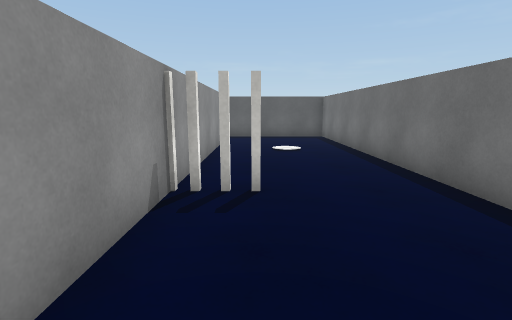
view 1 (above)

16 first-person views from a walk through a Unity game level. The camera is 1.3 m above the floor, tilts 10° down and sees 85° across. Doors are open. The floor is counted in squares, 1 m on a side. Each view is taken from the middle of a square. On the plan, view 1 faces up. The plan holds only what a view shows up to about 13 squares ahead; the rest is blank. The player is left out. Surface patterns are stand-ins for the level's own textures.

view 2
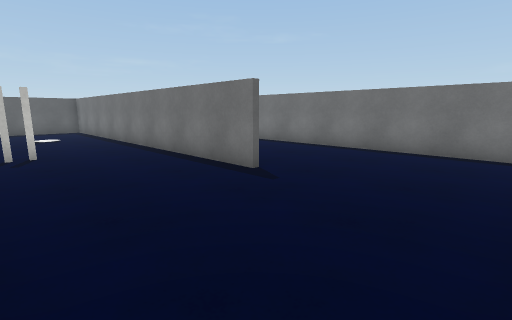

view 3
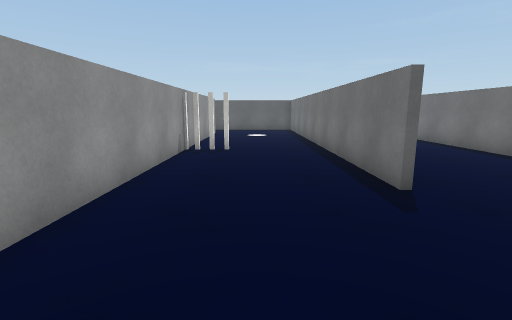

view 4
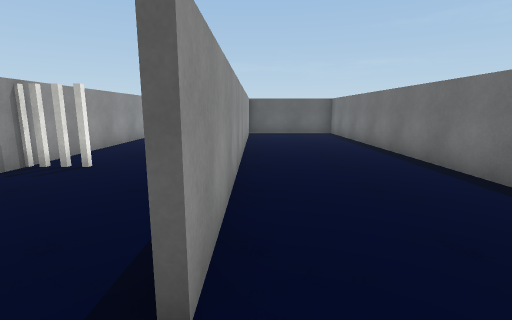

view 5
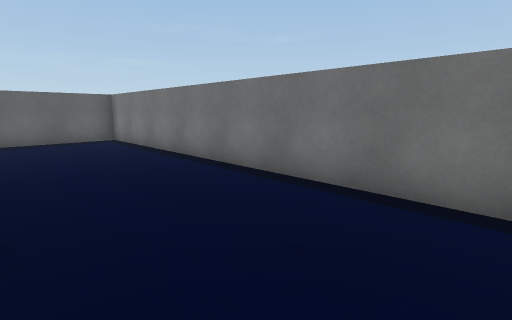

view 6
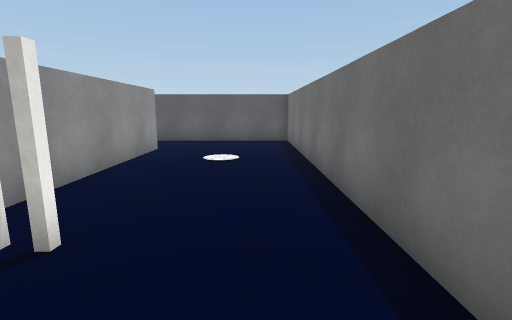

view 7
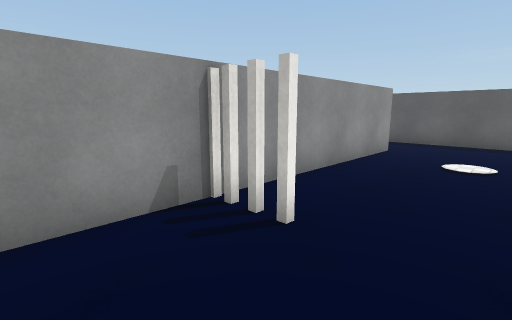

view 8
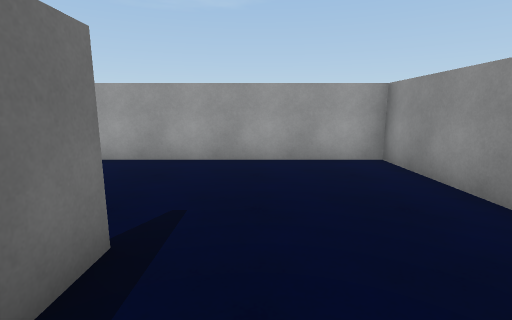

view 9
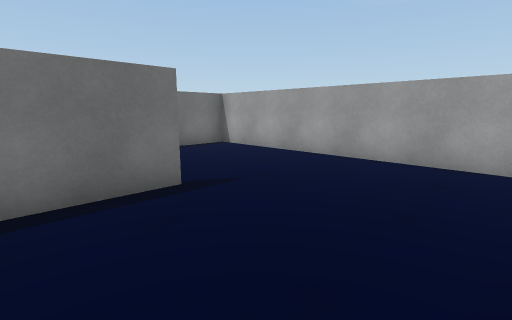

view 10
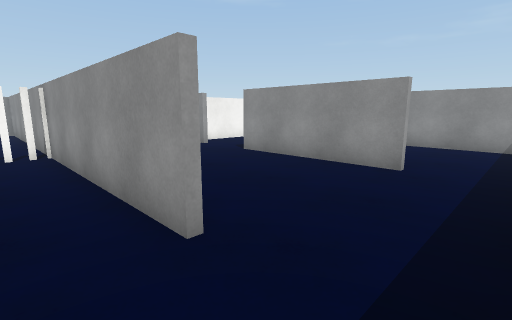

view 11
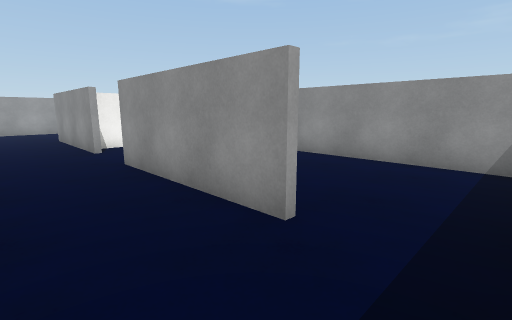

view 12
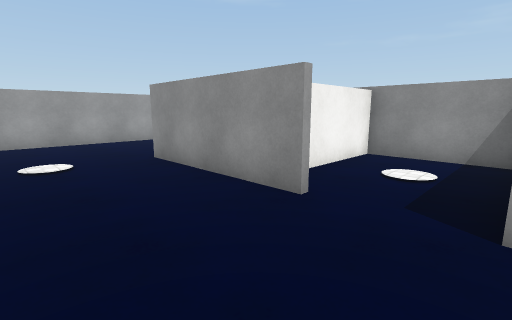

view 13
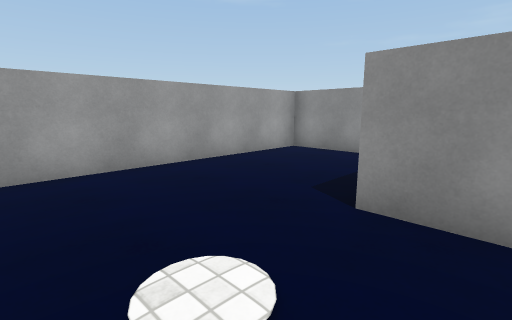

view 14
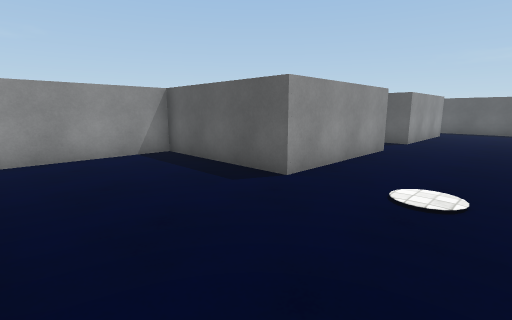

view 15
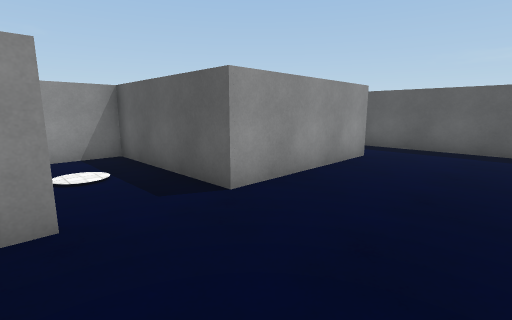

view 16
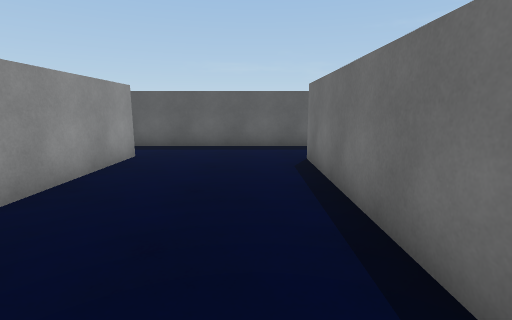

### Floor plan
Points are (right, up) in squares from view 1. A wall is a line through its corners. A room is listed if a view was taken in it or the views show most of it. See-through windows are left out.
Room 1 (views 1, 2, 3, 4, 5, 6, 7, 8, 9)
walls: (3.4, -0.6) (3.4, 4.4); (-1.4, 4.1) (-1.4, -5.4) (8.4, -5.4) (8.4, 14.4) (4.5, 14.4); (3.6, 11) (3.6, -0.6)
ways out: open door at (1.5, 4.5) to room 2
Room 2 (view 10)
walls: (-1.4, 11.6) (-1.4, 4.1); (3.4, 4.4) (3.4, 14.4) (-1.6, 14.4)
ways out: open door at (1.5, 4.5) to room 1; open door at (-1.5, 13) to room 3
Room 3 (views 11, 12, 13, 14, 15, 16)
walls: (-6.5, 4.6) (-6.5, -0.5) (-11.4, -0.5) (-11.4, -5.4) (-3.1, -5.4); (-1.6, 5.2) (-1.6, 11.6); (-6.5, 12.1) (-6.5, 6.9); (-1.6, 14.4) (-7.6, 14.4)
ways out: open door at (-1.5, 13) to room 2; open door at (-7, 13) to room 4; open door at (-7, 6) to room 5
Room 4 (no view inside)
walls: (-11.4, 13.8) (-11.4, 8.5)
ways out: open door at (-7, 13) to room 3
Room 5 (no view inside)
walls: (-6.5, 6.9) (-11.4, 6.9) (-11.4, 3.4) (-7, 3.4)
ways out: open door at (-7, 6) to room 3

Where each view was taken, in squares from view 1:
view 1: 0 up, 0 right, facing up
view 2: 5 down, 1 left, facing up-right
view 3: 5 down, 1 right, facing up
view 4: 2 down, 4 right, facing up
view 5: 1 up, 4 right, facing up-right
view 6: 2 up, 2 right, facing up
view 7: 2 up, 2 right, facing up-left
view 8: 2 up, 2 right, facing down
view 9: 2 up, 1 left, facing down-right
view 10: 14 up, 0 right, facing down-left
view 11: 14 up, 4 left, facing down-left
view 12: 7 up, 3 left, facing down-left
view 13: 1 up, 3 left, facing down-left
view 14: 5 down, 3 left, facing up-left
view 15: 4 up, 3 left, facing up-left
view 16: 4 up, 3 left, facing up
